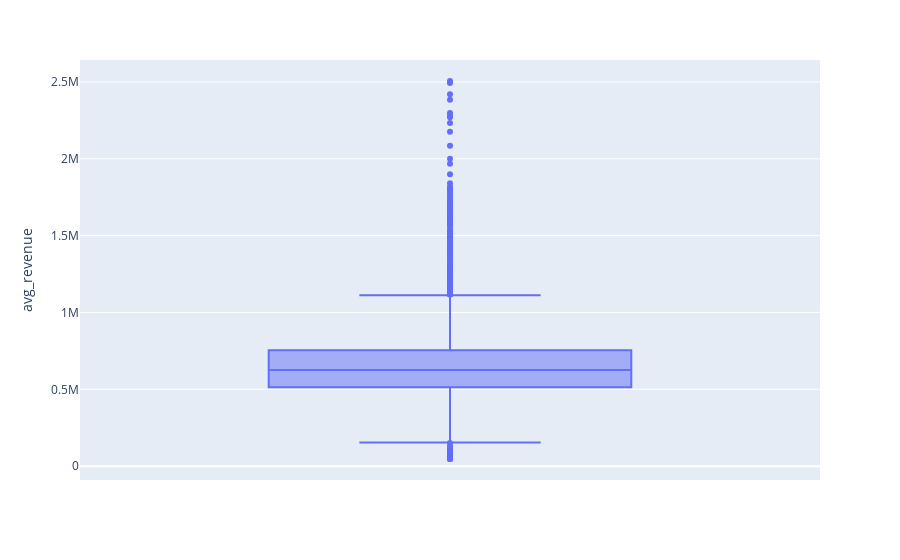

Notebook source saved alongside this figure:
### Code cell
show_boxplot(df_tourney_statistics, 'avg_revenue')

### Figure 1 — Plotly figure (JSON) as saved in the notebook; plotly's stock layout.template omitted (floating-point values rounded to 4 significant figures; data arrays with more than 128 entries replaced by an {"elided": "..."} marker saying what was removed)
{"data": [{"alignmentgroup": "True", "hovertemplate": "avg_revenue=%{y}<extra></extra>", "legendgroup": "", "marker": {"color": "#636efa"}, "name": "", "notched": false, "offsetgroup": "", "orientation": "v", "showlegend": false, "type": "box", "x0": " ", "xaxis": "x", "y": {"elided": "4058 float values"}, "y0": " ", "yaxis": "y"}], "layout": {"boxmode": "group", "legend": {"tracegroupgap": 0}, "margin": {"t": 60}, "xaxis": {"anchor": "y", "domain": [0, 1]}, "yaxis": {"anchor": "x", "domain": [0, 1], "title": {"text": "avg_revenue"}}}}
